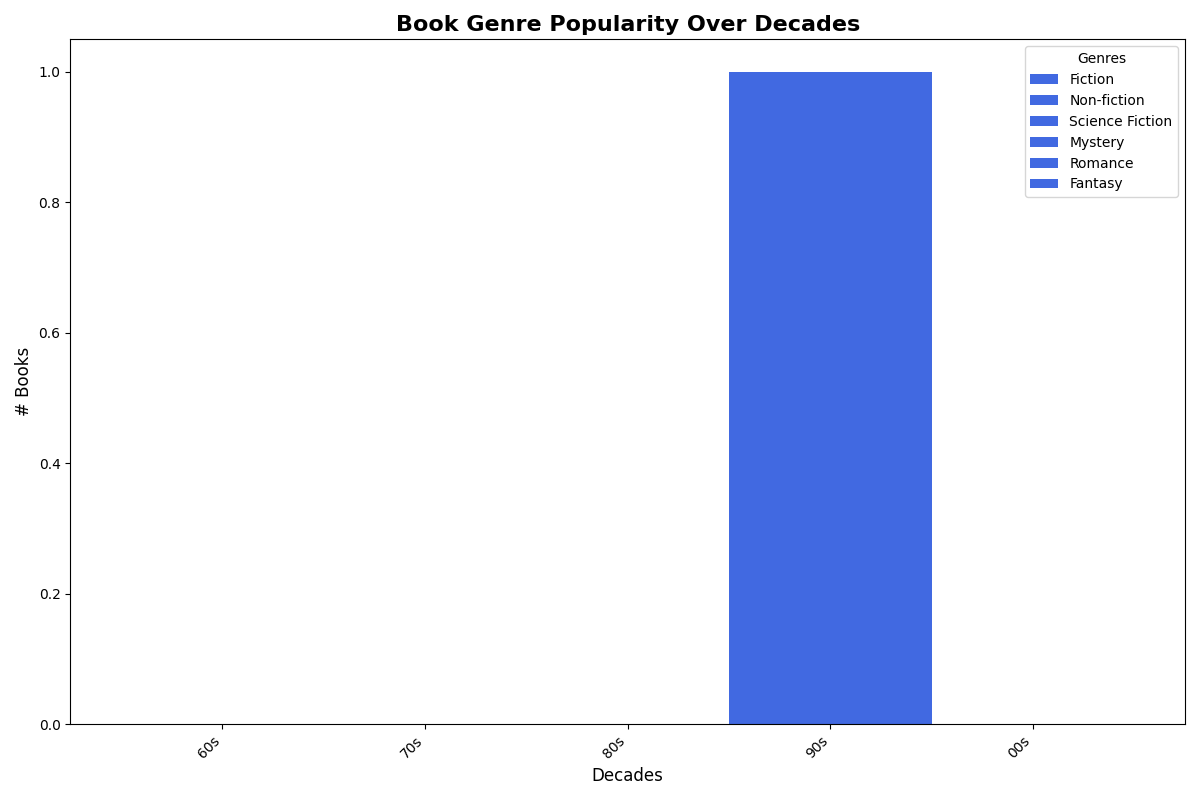

The Python source for this figure:
import matplotlib.pyplot as plt
import numpy as np

decades = ['60s', '70s', '80s', '90s', '00s']
genres = ['Fic', 'Non-fic', 'Sci-Fi', 'Mystery', 'Romance', 'Fantasy']

publication_counts = {
    'Fiction': [20, 25, 30, 28, 40],
    'Non-fiction': [10, 15, 25, 35, 45],
    'Science Fiction': [5, 10, 15, 20, 25],
    'Mystery': [8, 12, 18, 22, 30],
    'Romance': [12, 18, 22, 24, 35],
    'Fantasy': [3, 7, 12, 18, 26]
}

fig, ax = plt.subplots(figsize=(12, 8))

# Using a single color for all data groups
single_color = 'royalblue'

# Prepare data for stacked histogram
stacked_data = np.array(list(publication_counts.values()))

# Plot stacked histogram with a consistent single color
ax.hist(stacked_data.T, bins=np.arange(len(decades) + 1) - 0.5, stacked=True, color=[single_color for _ in range(len(publication_counts))])

ax.set_title('Book Genre Popularity Over Decades', fontsize=16, fontweight='bold')
ax.set_xlabel('Decades', fontsize=12)
ax.set_ylabel('# Books', fontsize=12)
ax.set_xticks(np.arange(len(decades)))
ax.set_xticklabels(decades, fontsize=10, rotation=45, ha='right')
ax.legend(publication_counts.keys(), title="Genres")
plt.tight_layout()
plt.show()
